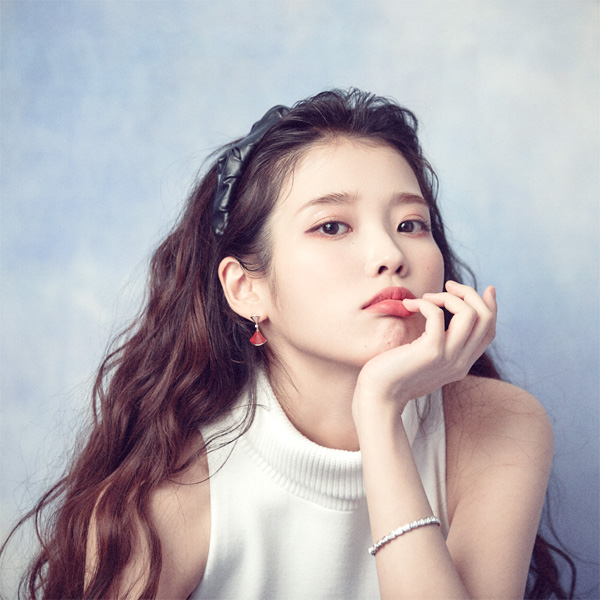
#> input picture OpenCV/code/chap06/image/img1.jpg, 600 x 600 px, found by its file name
$ python 8.py
#> lines starting #> are read from the running program, lines starting #| are printed output that depends on the picture
import numpy as np, cv2

img1=cv2.imread('C:/computervision/chap06/image/img1.jpg', cv2.IMREAD_GRAYSCALE)
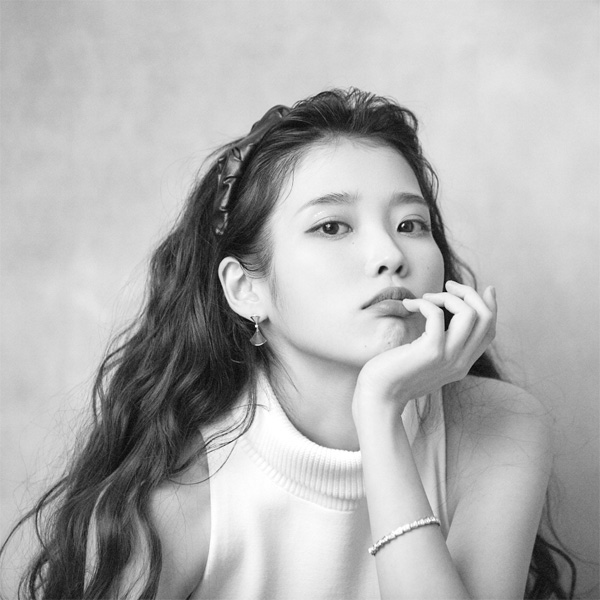
#> img1: shape (600, 600); min 7, max 255, mean 175.9
img2=cv2.imread('C:/computervision/chap06/image/img2.jpg', cv2.IMREAD_GRAYSCALE)
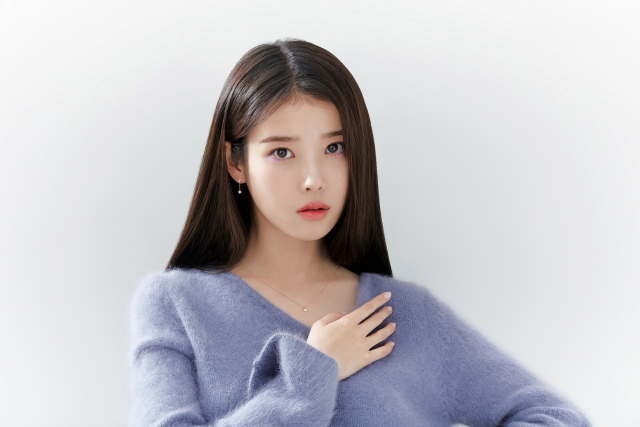
#> input picture OpenCV/code/chap06/image/img2.jpg, 1280 x 854 px, found by its file name (shown at 1/2 size)
#> img2: shape (854, 1280); min 0, max 255, mean 195.1
if img1 is None or img2 is None : raise Exception("이미지읽기 오류")
img1=img1[100:500, 100:500]
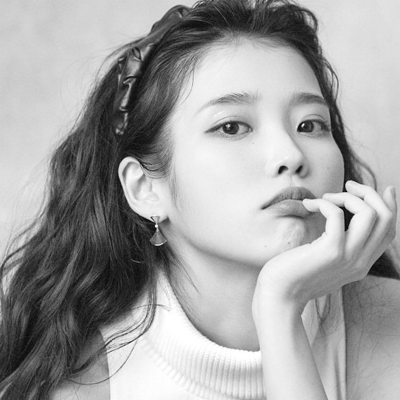
#> img1: shape (400, 400); min 7, max 255, mean 161.9
img2=img2[100:500, 300:700]
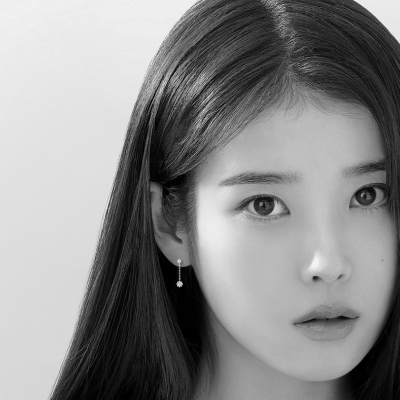
#> img2: shape (400, 400); min 0, max 244, mean 137.1

alpha, beta = 0.7, 0.3
add_img=cv2.addWeighted(img1, alpha, img2, beta, 0)
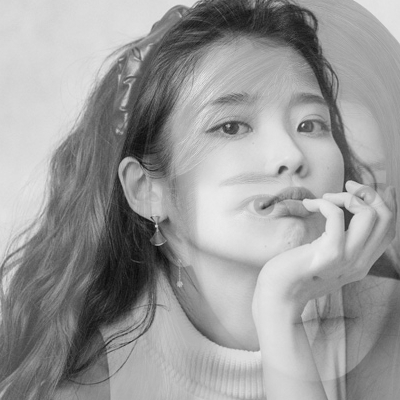
#> add_img: shape (400, 400); min 11, max 237, mean 154.5

dst=np.zeros((img1.shape[0], img1.shape[1]*3), np.uint8)
dst[:400, :400]=img1[:400, :400]
dst[:400, 400:800]=img2[:400, :400]
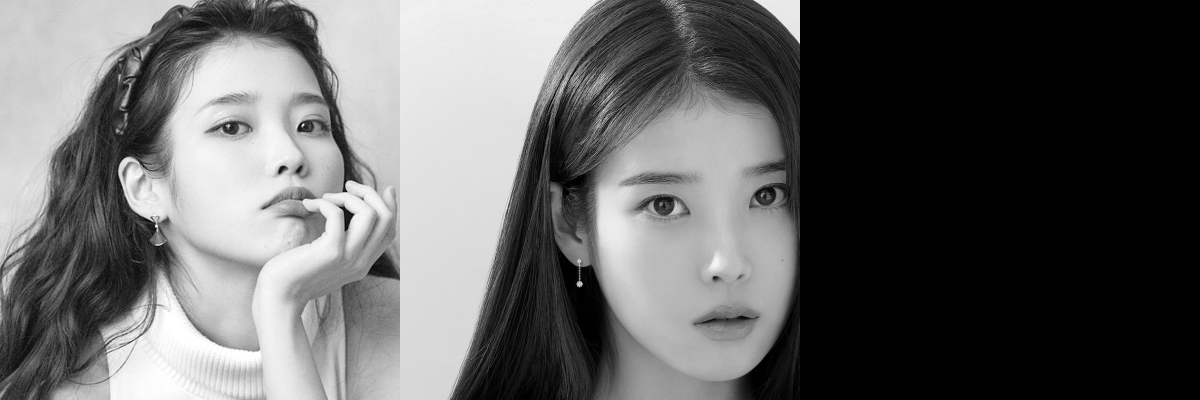
#> dst: shape (400, 1200); min 0, max 255, mean 99.7
dst[:400, 800:1200]=add_img[:400, :400]
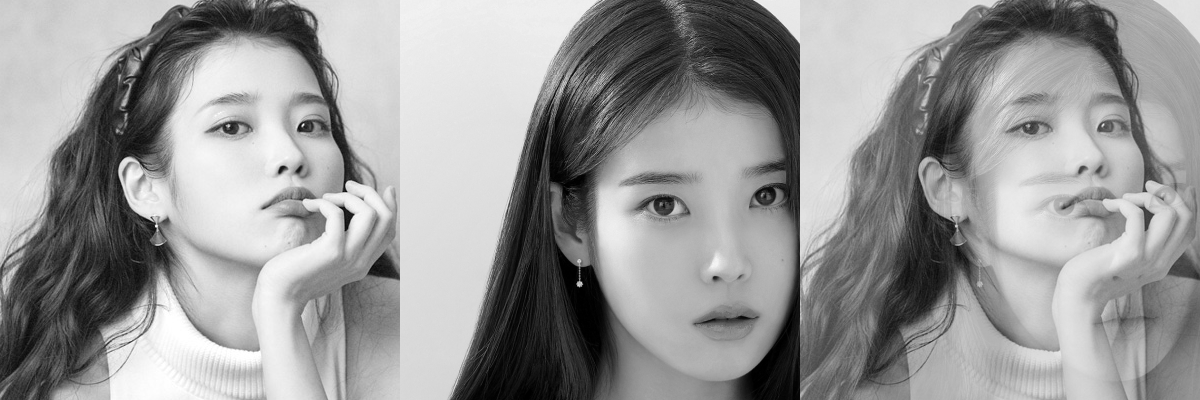
#> dst: shape (400, 1200); min 0, max 255, mean 151.2

cv2.imshow('dst', dst)
cv2.waitKey(0)
